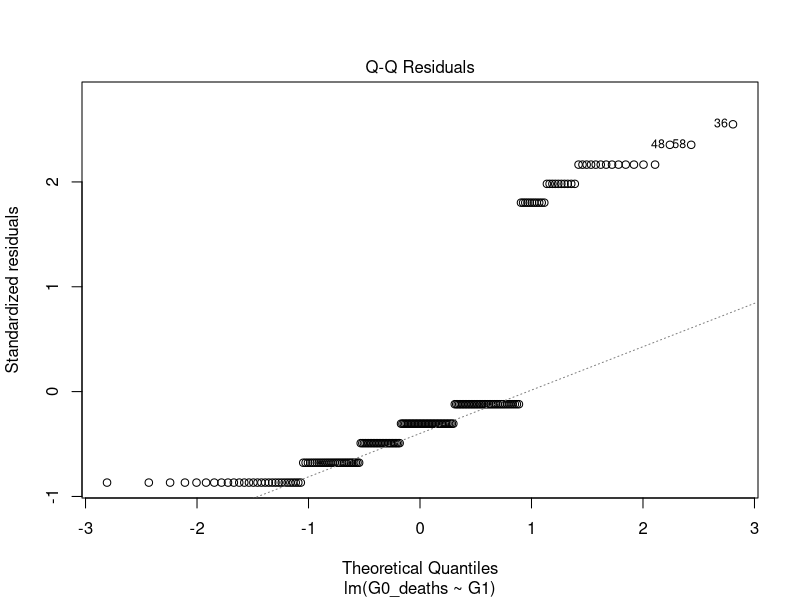
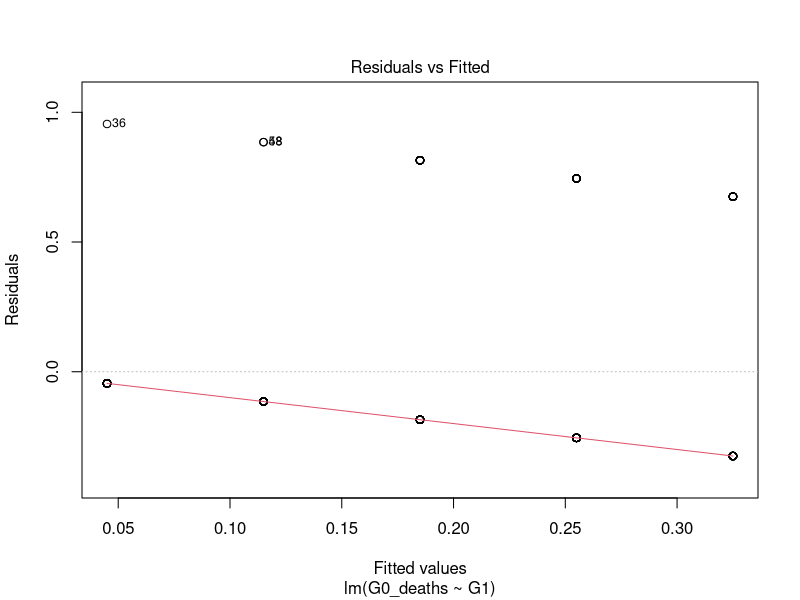
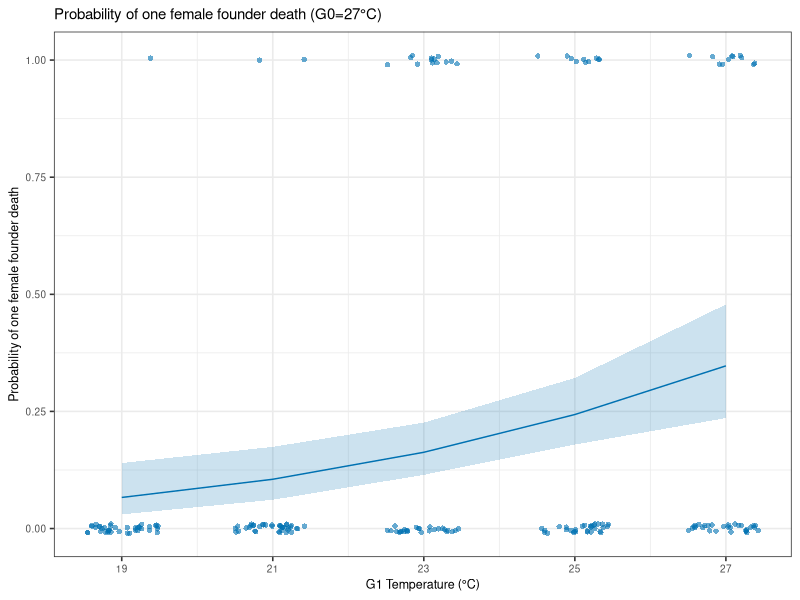

Write the R code that produced these figures, in order.
## ---- chunk 1
knitr::opts_chunk$set(echo = TRUE)
## ---- chunk 2
library(tidyverse)
library(car)
library(ggeffects)
## ---- chunk 3
Fly_founders <- read_csv('Fly counts.csv')
## ---- chunk 4
Fly_founders_27 <- filter(Fly_founders, G0 == 27) 

founder_27_mod <- lm(G0_deaths ~ G1, data=Fly_founders_27)
plot(founder_27_mod, which=2) #breaks assumptions
plot(founder_27_mod, which=1) #breaks assumptions

#need to use GLM to relax assumptions of linearity, normality and homogeneity of variance
G027_mod1 <- glm(G0_deaths ~ G1, data=Fly_founders_27,
                 family=binomial(link="logit"))
# Binomial as either 0 or 1 female deaths (binary choice)
# Binomial distribution allows for response variables that don't follow a normal distribution 

summary(G027_mod1)
Anova(G027_mod1, test="F")
# Significant effect of G1: p=0.000538
## ---- chunk 5
predicted_probs <- ggpredict(G027_mod1, "G1")
ggplot() +
    geom_line(data = predicted_probs, aes(x = x, y = predicted), color = "#0072B2") +
    geom_ribbon(data = predicted_probs, aes(x = x, ymin = conf.low, ymax = conf.high), 
              fill = "#0072B2", alpha = 0.2) + 
    geom_point(data = Fly_founders_27, aes(x = G1, y = G0_deaths), 
               color = "#0072B2", shape = 16, alpha=0.6,
               position = position_jitter(width = 0.5, height=0.01)) +
    scale_x_continuous(breaks = seq(19, 27, by = 2)) +
    labs(x = "G1 Temperature (°C)", 
         y = "Probability of one female founder death",
         title = "Probability of one female founder death (G0=27°C)") +
    theme_bw(base_size=12) +
    theme(text = element_text(size = 9)) +
    theme(legend.position = "none")
